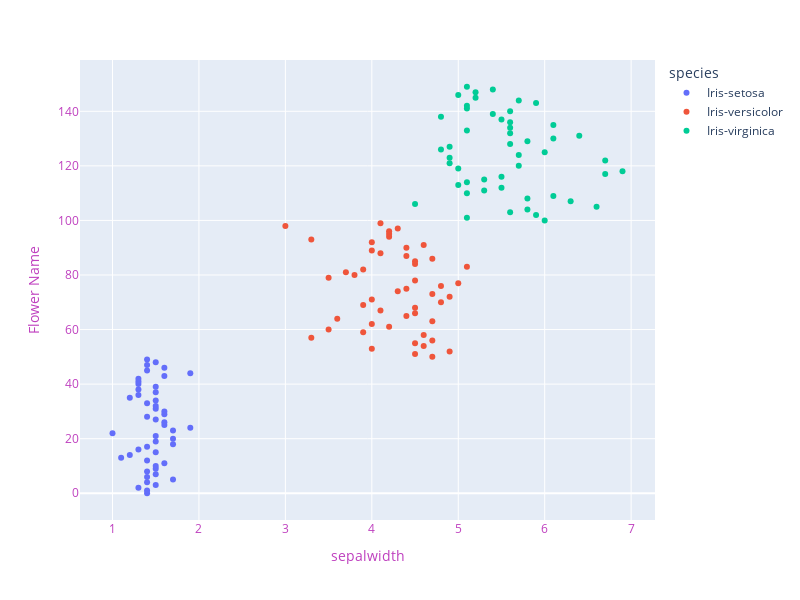

Write notebook code for a chart like this one.
### Code cell
fig = px.scatter(data_frame=Iris, x='petal_length',color='species')
fig.update_layout(width=800, height=600,
                  xaxis=dict(title='sepalwidth',color="#BF40BF"),
                 yaxis=dict(title="Flower Name",color="#BF40BF"))
fig.show()

### Figure 1 — Plotly figure (JSON) as saved in the notebook; plotly's stock layout.template omitted (floating-point values rounded to 4 significant figures)
{"data": [{"hovertemplate": "species=Iris-setosa<br>petal_length=%{x}<br>index=%{y}<extra></extra>", "legendgroup": "Iris-setosa", "marker": {"color": "#636efa", "symbol": "circle"}, "mode": "markers", "name": "Iris-setosa", "orientation": "h", "showlegend": true, "type": "scatter", "x": [1.4, 1.4, 1.3, 1.5, 1.4, 1.7, 1.4, 1.5, 1.4, 1.5, 1.5, 1.6, 1.4, 1.1, 1.2, 1.5, 1.3, 1.4, 1.7, 1.5, 1.7, 1.5, 1, 1.7, 1.9, 1.6, 1.6, 1.5, 1.4, 1.6, 1.6, 1.5, 1.5, 1.4, 1.5, 1.2, 1.3, 1.5, 1.3, 1.5, 1.3, 1.3, 1.3, 1.6, 1.9, 1.4, 1.6, 1.4, 1.5, 1.4], "xaxis": "x", "y": [0, 1, 2, 3, 4, 5, 6, 7, 8, 9, 10, 11, 12, 13, 14, 15, 16, 17, 18, 19, 20, 21, 22, 23, 24, 25, 26, 27, 28, 29, 30, 31, 32, 33, 34, 35, 36, 37, 38, 39, 40, 41, 42, 43, 44, 45, 46, 47, 48, 49], "yaxis": "y"}, {"hovertemplate": "species=Iris-versicolor<br>petal_length=%{x}<br>index=%{y}<extra></extra>", "legendgroup": "Iris-versicolor", "marker": {"color": "#EF553B", "symbol": "circle"}, "mode": "markers", "name": "Iris-versicolor", "orientation": "h", "showlegend": true, "type": "scatter", "x": [4.7, 4.5, 4.9, 4, 4.6, 4.5, 4.7, 3.3, 4.6, 3.9, 3.5, 4.2, 4, 4.7, 3.6, 4.4, 4.5, 4.1, 4.5, 3.9, 4.8, 4, 4.9, 4.7, 4.3, 4.4, 4.8, 5, 4.5, 3.5, 3.8, 3.7, 3.9, 5.1, 4.5, 4.5, 4.7, 4.4, 4.1, 4, 4.4, 4.6, 4, 3.3, 4.2, 4.2, 4.2, 4.3, 3, 4.1], "xaxis": "x", "y": [50, 51, 52, 53, 54, 55, 56, 57, 58, 59, 60, 61, 62, 63, 64, 65, 66, 67, 68, 69, 70, 71, 72, 73, 74, 75, 76, 77, 78, 79, 80, 81, 82, 83, 84, 85, 86, 87, 88, 89, 90, 91, 92, 93, 94, 95, 96, 97, 98, 99], "yaxis": "y"}, {"hovertemplate": "species=Iris-virginica<br>petal_length=%{x}<br>index=%{y}<extra></extra>", "legendgroup": "Iris-virginica", "marker": {"color": "#00cc96", "symbol": "circle"}, "mode": "markers", "name": "Iris-virginica", "orientation": "h", "showlegend": true, "type": "scatter", "x": [6, 5.1, 5.9, 5.6, 5.8, 6.6, 4.5, 6.3, 5.8, 6.1, 5.1, 5.3, 5.5, 5, 5.1, 5.3, 5.5, 6.7, 6.9, 5, 5.7, 4.9, 6.7, 4.9, 5.7, 6, 4.8, 4.9, 5.6, 5.8, 6.1, 6.4, 5.6, 5.1, 5.6, 6.1, 5.6, 5.5, 4.8, 5.4, 5.6, 5.1, 5.1, 5.9, 5.7, 5.2, 5, 5.2, 5.4, 5.1], "xaxis": "x", "y": [100, 101, 102, 103, 104, 105, 106, 107, 108, 109, 110, 111, 112, 113, 114, 115, 116, 117, 118, 119, 120, 121, 122, 123, 124, 125, 126, 127, 128, 129, 130, 131, 132, 133, 134, 135, 136, 137, 138, 139, 140, 141, 142, 143, 144, 145, 146, 147, 148, 149], "yaxis": "y"}], "layout": {"height": 600, "legend": {"title": {"text": "species"}, "tracegroupgap": 0}, "margin": {"t": 60}, "width": 800, "xaxis": {"anchor": "y", "color": "#BF40BF", "domain": [0, 1], "title": {"text": "sepalwidth"}}, "yaxis": {"anchor": "x", "color": "#BF40BF", "domain": [0, 1], "title": {"text": "Flower Name"}}}}
